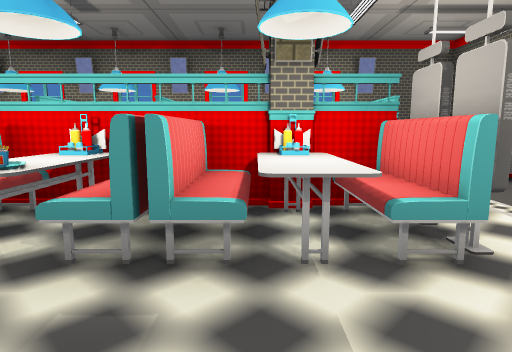
View 1 (above)

24 first-person views from a walk through a scene from a Unity 3-D project. The camera is 1.2 m above the floor, tilts 8° down and sees 75° across. Doors are open. The floor is counted in squares, 1 m on a side. Each view is taken from the middle of a square. On the plan, view 1 faces up. The plan holds only what a view shows up to about 14 squares ahead; the rest is blank. Some surface patterns are stand-ins.

View 2
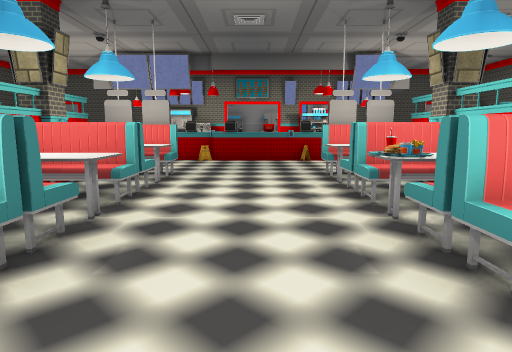

View 3
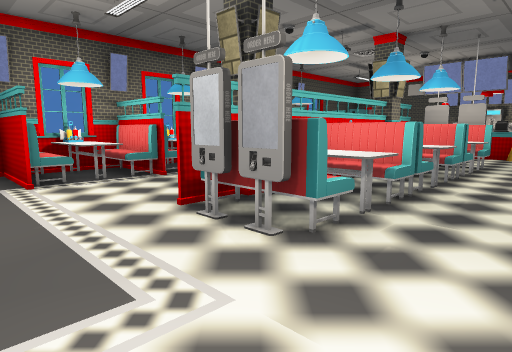

View 4
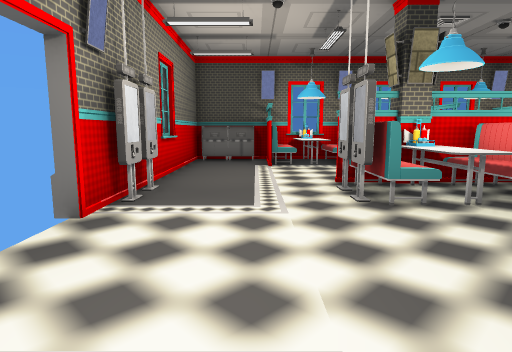

View 5
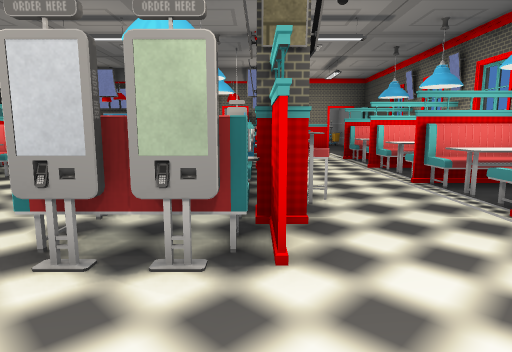

View 6
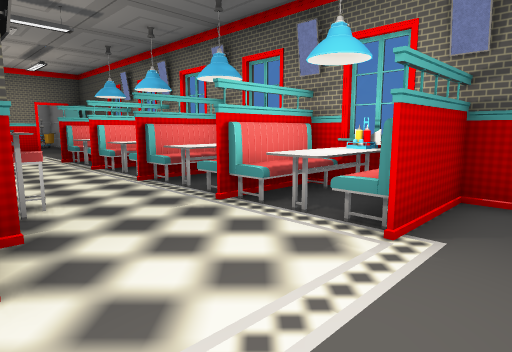

View 7
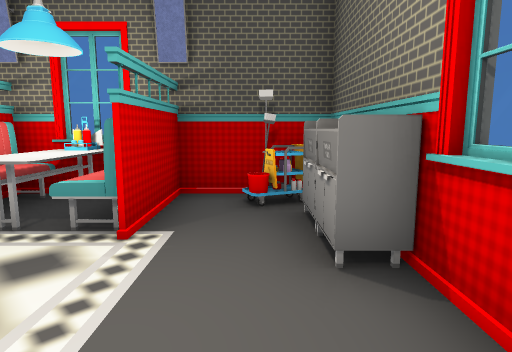

View 8
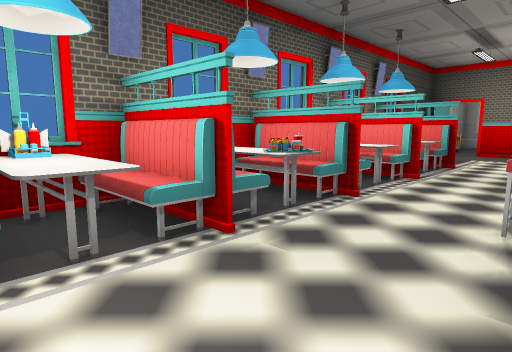

View 9
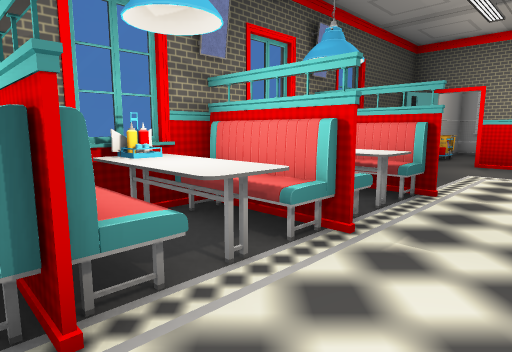

View 10
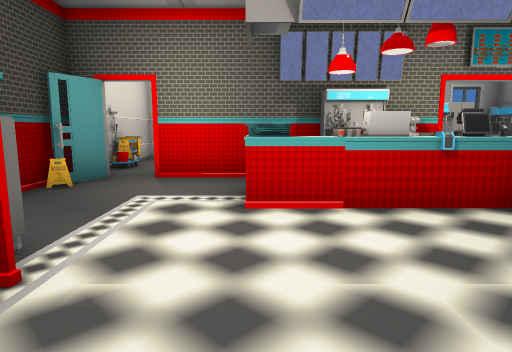

View 11
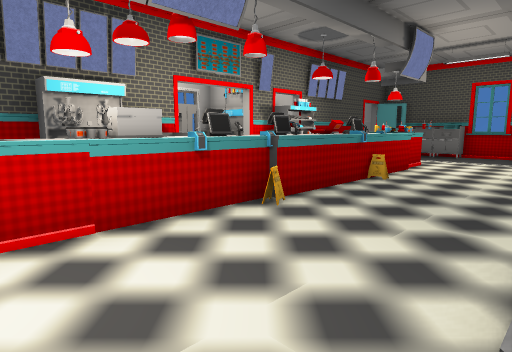

View 12
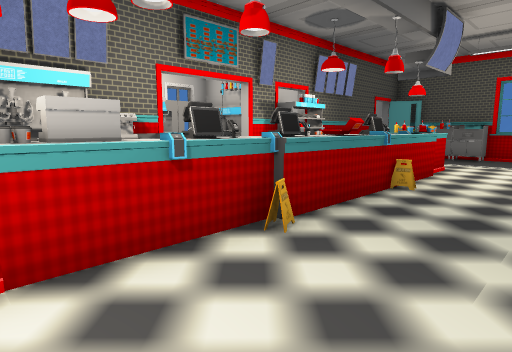

View 13
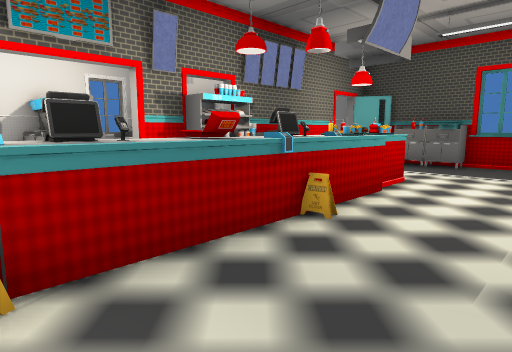

View 14
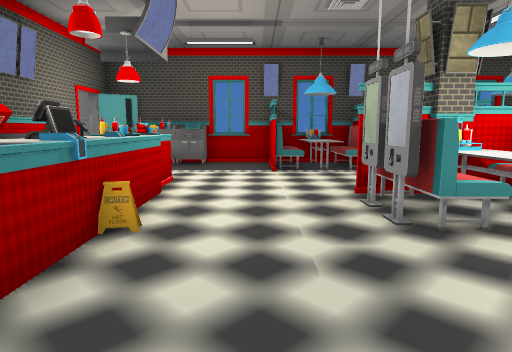

View 15
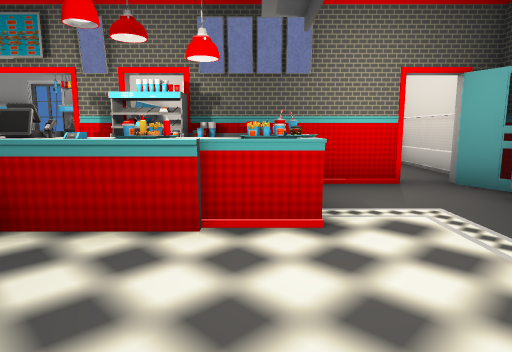

View 16
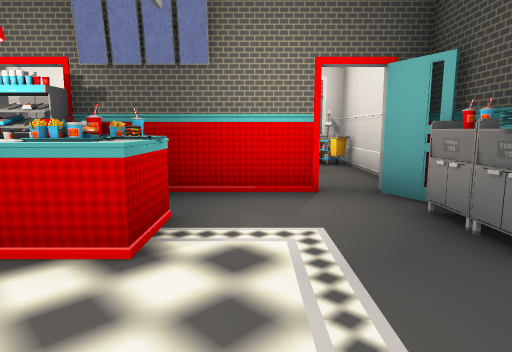

View 17
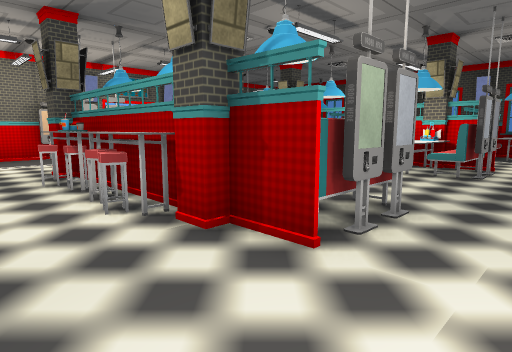

View 18
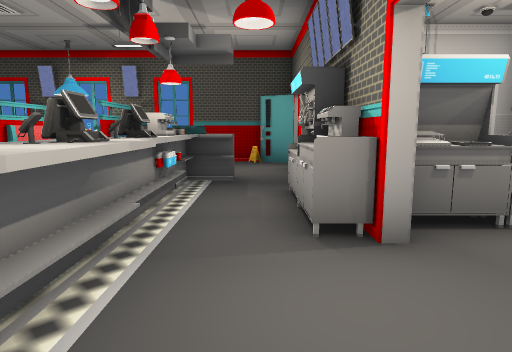

View 19
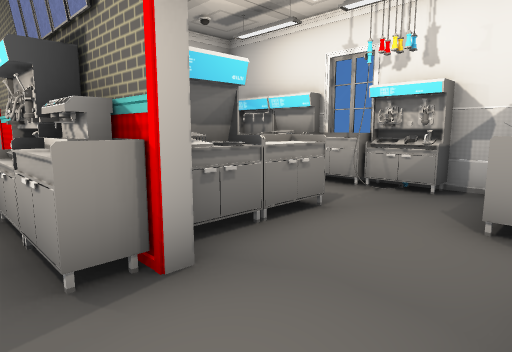

View 20
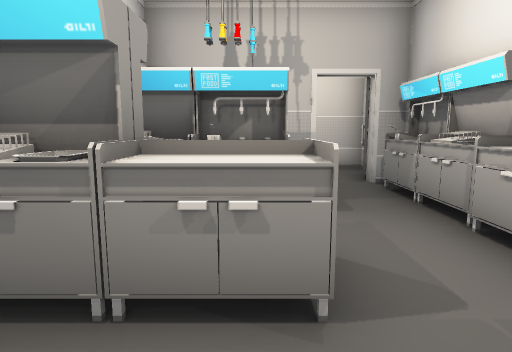

View 21
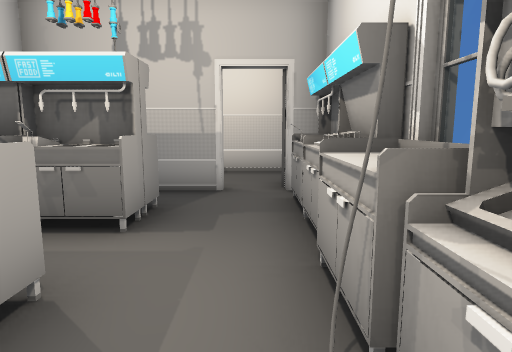

View 22
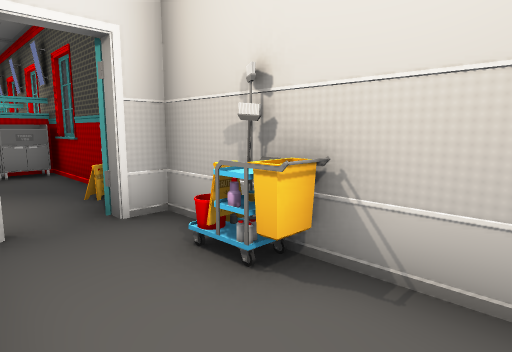

View 23
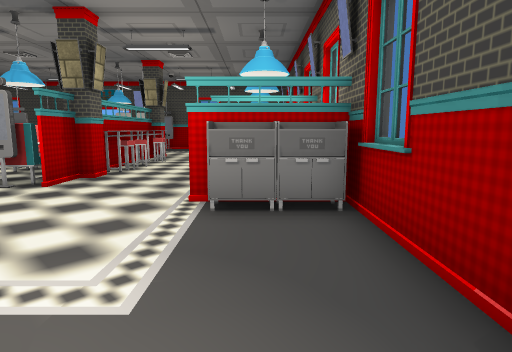

View 24
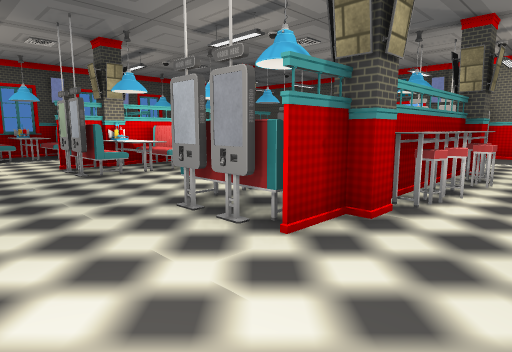

### Floor plan
Points are (right, up) in squares from view 1. A wall is a line through its corners. A room is listed if a view was taken in it or the views show most of it. See-through windows are left out.
Room 1 (views 1, 2, 3, 4, 5, 6, 7, 8, 9, 10, 11, 12, 13, 14, 15, 16, 17, 18, 19, 23, 24)
walls: (-7.2, 2.9) (-7.2, 3.8); (-7.1, -1.4) (-7.1, -2.1); (-7.1, 3.7) (-7.1, 2.9); (-7.2, 3.9) (-7.2, 4.8); (-4.6, 5.3) (0.2, 5.3); (-7.2, -2.1) (-7.2, -1.4); (-7.1, -2.3) (-7.1, -3.1); (-7.1, 4.7) (-7.1, 3.9); (-5.8, -3.6) (-7.1, -3.6); (-7.2, -3.1) (-7.2, -2.2); (-7.2, 5.3) (-5.8, 5.3); (-7.1, -3.5) (-5.8, -3.5); (2.1, 2.9) (2.1, 3.5); (2.3, 3.6) (2.3, 2.9); (2.3, -2.4) (2.3, -3.1); (1.6, -3.5) (2.2, -3.5); (2.2, 5.2) (-7.1, 5.2); (-5.5, 10.5) (-5.5, 11.2) (-8.4, 11.2); (-13.6, 3.6) (-13.6, 3.1); (-2.4, 10.9) (-2.4, 10.4); (-13.6, -2.4) (-13.6, -3.5); (-13.9, -2.4) (-13.9, -3.4); (6.1, -2.1) (6.1, -1.3); (-14.3, 3.6) (-14.3, 2); (-14.1, -2.6) (-14.1, -3.4); (-14.5, 3.2) (-13.6, 3.2); (-6.6, -9.5) (-1.1, -9.5); (6.1, -3.1) (6.1, -2.3); (6.4, 4.4) (6.4, 7.5); (-14.1, -3.5) (-13.6, -3.5); (-8.5, 11.2) (-10.5, 11.2); (0.6, 11.2) (0.6, 10.4); (-14.3, -3.4) (-14.3, -7.6); (0, -9.5) (6.4, -9.5) (6.4, -0.4); (-15.4, -0.9) (-15.4, -1.5); (1.6, 11.2) (-0.1, 11.2); (-15.8, -1.5) (-15, -1.5); (-16.1, -0.9) (-14.9, -0.9); (3.6, 11.3) (3.6, 10.1); (-12.4, 11.2) (-14.3, 11.2); (-14.3, 9.3) (-14.3, 6.4); (-13.1, 11) (-14.3, 10.4); (5.5, 11.2) (3.2, 11.2); (-14.3, -8.7) (-13.3, -9.2); (-14.2, -9.5) (-7.6, -9.5); (-16.4, -8.9) (-16.4, -9.5); (-17.5, -9.5) (-14.6, -9.5) (-14.6, -8.9) (-14.3, -8.9)
low walls: (-15.8, -1) (-15.8, -1.5); (-17.1, -8.8) (-17.1, -9.5); (-17.3, -8.9) (-16.4, -8.9)
ways out: opening at (-15, 1.7) to room 2; opening at (-17, -8) to room 3; opening at (-14.5, 10); open door at (6, 1)
objects: machine (-14, -2) to (-14, -1); other object (-14, 4); other object (-14, 5); other object (-14, 6); other object (-13, -9); counter (-12, -5) to (-11, -5); other object (-12, -4); counter (-12, -3) to (-11, -1); counter (-12, 0) to (-11, 2); counter (-12, 3) to (-11, 4); counter (-12, 5) to (-11, 7); other object (-12, 11); other object (-11, -4); other object (-11, -3); other object (-11, 11); other object (-9, -9) to (-9, -8); other object (-9, -7); other object (-8, -9) to (-8, -7); other object (-8, 9) to (-8, 10); other object (-7, -9); table (-7, -8) to (-7, -7); other object (-7, -2) to (-6, -1); table (-7, 9) to (-7, 10); other object (-6, -9) to (-6, -7); table (-6, -3) to (-5, -3); other object (-6, 3) to (-6, 4); other object (-6, 9) to (-6, 10); other object (-5, -9) to (-5, -7); column (-5, -4); table (-5, -2) to (-5, -1); table (-5, 3) to (-5, 4); table (-5, 6); other object (-5, 9) to (-5, 10); table (-4, -9); table (-4, -8) to (-4, -7); other object (-4, -4); other object (-4, -3) to (-4, -1); other object (-4, 3) to (-4, 4); other object (-4, 6); table (-4, 9) to (-4, 10); other object (-3, -9) to (-3, -7); other object (-3, -4); other object (-3, -2) to (-3, -1); other object (-3, 3) to (-3, 4); other object (-3, 6); other object (-3, 9) to (-3, 10); other object (-2, -9) to (-2, -7); other object (-2, -4); table (-2, -2) to (-2, -1); table (-2, 3) to (-2, 4); table (-2, 6); other object (-2, 9) to (-2, 10); other object (-1, -9); table (-1, -8) to (-1, -7); other object (-1, -4); other object (-1, -3) to (-1, -1); other object (-1, 3) to (-1, 4); other object (-1, 6); table (-1, 9) to (-1, 10); other object (0, -9) to (0, -7); table (0, -4); table (0, -3) to (1, -3); other object (0, -2) to (0, -1); other object (0, 3) to (0, 4); table (0, 6); other object (0, 9) to (0, 10); other object (1, -9) to (1, -7); column (1, -4); other object (1, -2) to (2, -1); other object (1, 3) to (2, 4); column (1, 5); table (1, 6); other object (1, 9) to (1, 10); table (2, -9); table (2, -8) to (2, -7); table (2, 9) to (2, 10); other object (3, -9) to (3, -7); other object (3, 9) to (3, 10); other object (4, -9) to (5, -9); other object (6, -9); other object (6, 8) to (6, 9); other object (6, 10); other object (6, 11)
Room 2 (views 20, 21, 22)
walls: (-19.6, 0.1) (-19.6, -1.4); (-19.9, 0.1) (-19.9, -1.4); (-16.1, -2.2) (-16.1, -0.9); (-20.1, 0) (-20.1, -1.3); (-20.3, -1.6) (-20.3, -4.4); (-20.1, -2.9) (-20.1, -4.4); (-20.4, -3) (-19.6, -3) (-19.6, -4.5); (-19.9, -3.6) (-19.9, -4.3); (-20.2, -3.7) (-19.5, -3.7); (-20.3, 1.8) (-20.3, 0.1); (-16.1, -4.4) (-15.1, -4.4); (-16.1, -4.4) (-16.1, -3.8); (-20.3, 3.1) (-20.3, 2); (-18.4, -6.5) (-16.9, -6.5); (-20.3, 4.3) (-20.3, 3.6); (-20.4, -6.5) (-19.5, -6.5); (-17.8, 5) (-18.4, 5)
low walls: (-19, 1.2) (-20.3, 1.2); (-15.5, -1.5) (-15.5, -0.9)
ways out: opening at (-15, 1.7) to room 1; opening at (-19, -7) to room 3
objects: other object (-20, -6) to (-20, -5); other object (-20, -2); other object (-19, -1); other object (-19, 3) to (-18, 3); other object (-19, 4) to (-19, 5); other object (-18, 1) to (-18, 2); other object (-18, 4); other object (-17, -5); other object (-17, -4); other object (-17, -2); other object (-17, -1); other object (-16, 2) to (-15, 3)
Room 3 (no view inside)
walls: (-20.4, -9.5) (-17.5, -9.5); (-16.5, -9.5) (-16.5, -8.9)
low walls: (-17.3, -9.5) (-17.3, -8.9); (-17, -9.5) (-17, -8.9)
ways out: opening at (-17, -8) to room 1; opening at (-19, -7) to room 2

Positions as (right, up) in squares from view 1, and headings:
1: (0, 0), facing up
2: (2, 1), facing left
3: (5, 1), facing down-left
4: (4, 4), facing down
5: (5, 5), facing left
6: (5, 5), facing up-left
7: (5, 5), facing up
8: (3, -4), facing down-left
9: (-2, -5), facing down-left
10: (-6, -5), facing left
11: (-7, -5), facing up-left
12: (-8, -4), facing up-left
13: (-8, -1), facing up-left
14: (-9, -1), facing up
15: (-7, 6), facing left
16: (-8, 8), facing left
17: (-9, 8), facing down-right
18: (-13, 3), facing down
19: (-13, 2), facing down-left
20: (-17, 1), facing down
21: (-19, 0), facing down
22: (-19, -7), facing down-right
23: (-14, -8), facing right
24: (-10, -6), facing up-right
